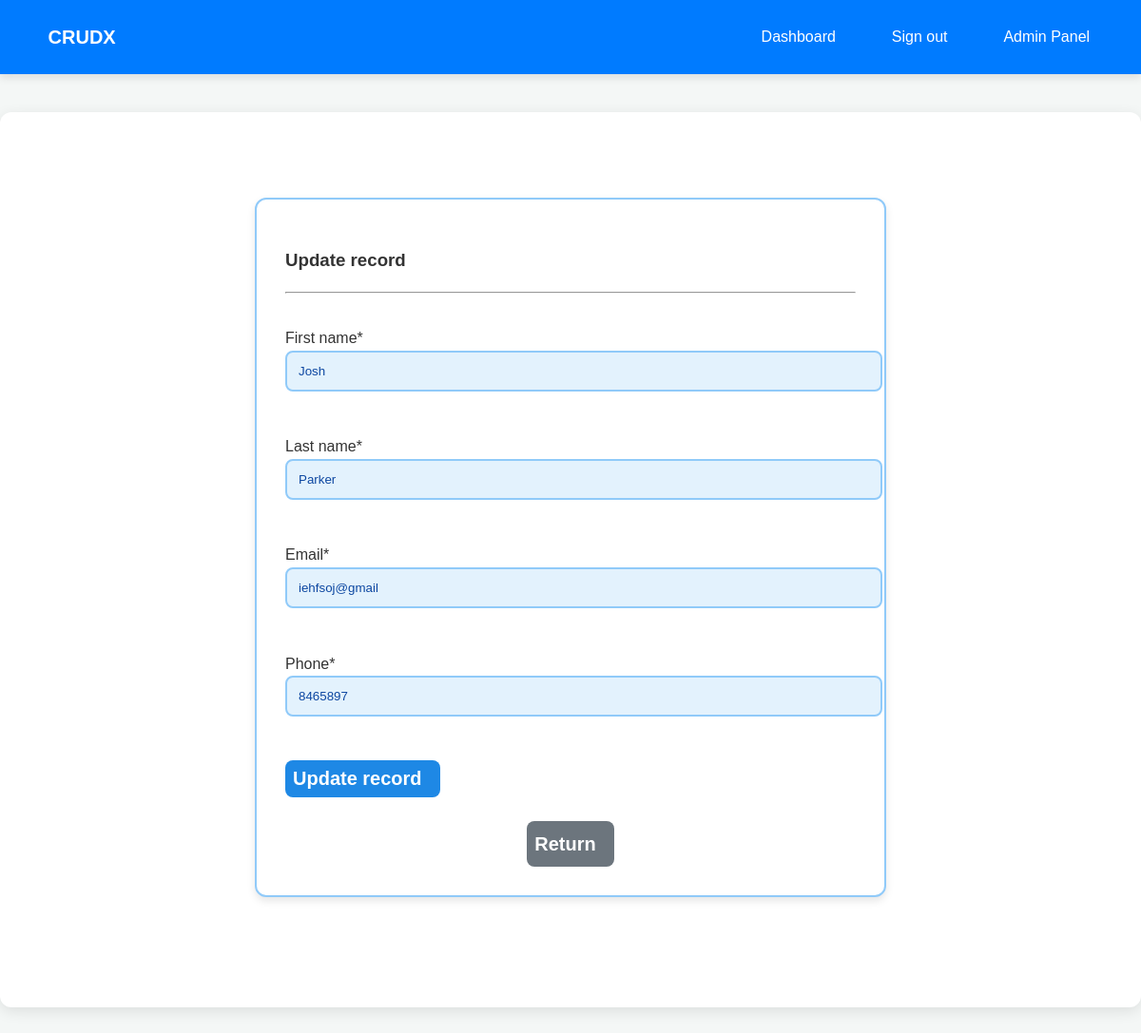
The app's page /update-record/2/ (signed in) with its own data.
### webapp/models.py (models this page shows, shortened)
class Record(models.Model):
    user = models.ForeignKey(User, on_delete=models.CASCADE, null=True, blank=True)# Link to the User model
    first_name = models.CharField(max_length=100)
    last_name = models.CharField(max_length=100)
    email = models.CharField(max_length=255)
    phone = models.CharField(max_length=20)

### webapp/views.py (the view)
# urls.py: path('update-record/<int:pk>/', views.update_record, name='update-record'),
@login_required
def update_record(request, pk):
    record = get_object_or_404(Record, id=pk)
    if request.method == 'POST':
        form = UpdateRecordForm(request.POST, instance=record)
        if form.is_valid():
            form.save()
            return redirect('dashboard')
    else:
        form = UpdateRecordForm(instance=record)
    return render(request, 'webapp/update-record.html', {'form': form})

### webapp/forms.py
class UpdateRecordForm(forms.ModelForm):
    class Meta:
        model = Record
        fields = ['first_name', 'last_name', 'email', 'phone']

### webapp/templates/webapp/update-record.html (shortened to what this page needs)
{% extends 'webapp/base.html' %}
{% load crispy_forms_tags %}
{% block content %}
    <div class="container bg-light shadow-md p-5 form-layout">
        <h3> Update record </h3>
        <hr>
        <br>
        <form method="POST" autocomplete="off">
            {{ form.first_name|as_crispy_field }}
            <br>
            {{ form.last_name|as_crispy_field }}
            <br>
            {{ form.email|as_crispy_field }}
            <br>
            {{ form.phone|as_crispy_field }}
            <br>
            <button type="submit" class="btn btn-primary w-100 btn-block p-2">
                Update record &nbsp;
            </button>
        </form>
        <br>
        <div class="text-center">
            <a href="{% url 'dashboard' %}" class="btn btn-secondary">
                Return &nbsp;
            </a>
        </div>
    </div>
    <br>
{% endblock %}

### static/css/style.css (style rules this page uses)
body { font-family: 'Arial', sans-serif; background-color: #f4f7f6; color: #333; margin: 0; padding: 0; box-sizing: border-box; line-height: 1.6; }
a { color: #1e88e5; text-decoration: none; transition: color 0.3s ease; }
.container { max-width: 1200px; margin: 40px auto; padding: 20px; background-color: #ffffff; border-radius: 12px; box-shadow: 0 4px 15px rgba(0, 0, 0, 0.1); }
.form-layout { background-color: #ffffff; border: 2px solid #90caf9; border-radius: 12px; box-shadow: 0 4px 8px rgba(0, 0, 0, 0.1); padding: 30px; max-width: 600px; margin: 40px auto; }
.form-group { margin-bottom: 20px; }
input, select, textarea { width: 100%; padding: 12px; border: 2px solid #90caf9; border-radius: 8px; outline: none; background-color: #e3f2fd; color: #0d47a1; transition: border-color 0.3s ease; }
.btn { padding: 8px 8px; border-radius: 8px; cursor: pointer; font-weight: bold; transition: background-color 0.3s ease, transform 0.2s ease; border: none; text-align: center; display: inline-block; font-size: 20px; }
.btn-primary { background-color: #1e88e5; color: #ffffff; font-size: 20px; }
.btn-secondary { background-color: #6c757d; color: #ffffff; font-size: 20px; }
.text-center { text-align: center; }

### records on screen
Record: first_name "Josh", last_name "Parker", email "iehfsoj@gmail", phone "8465897"
